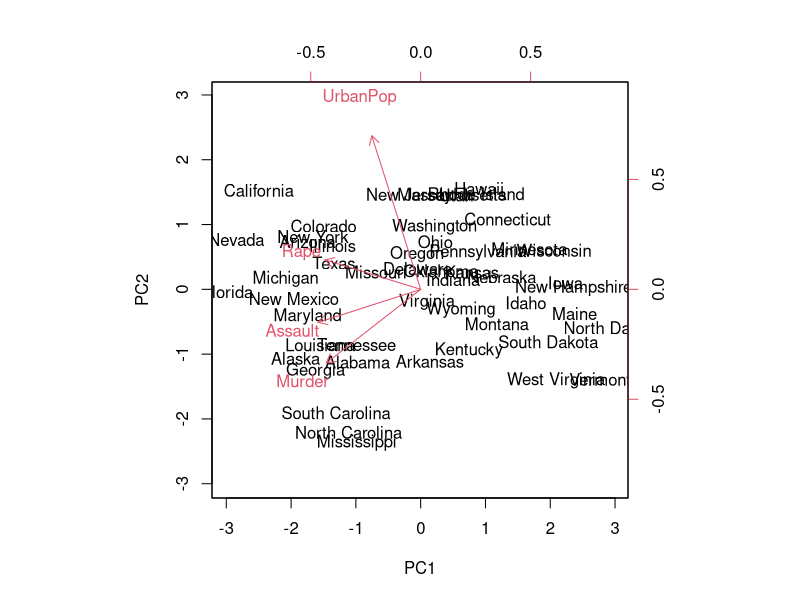
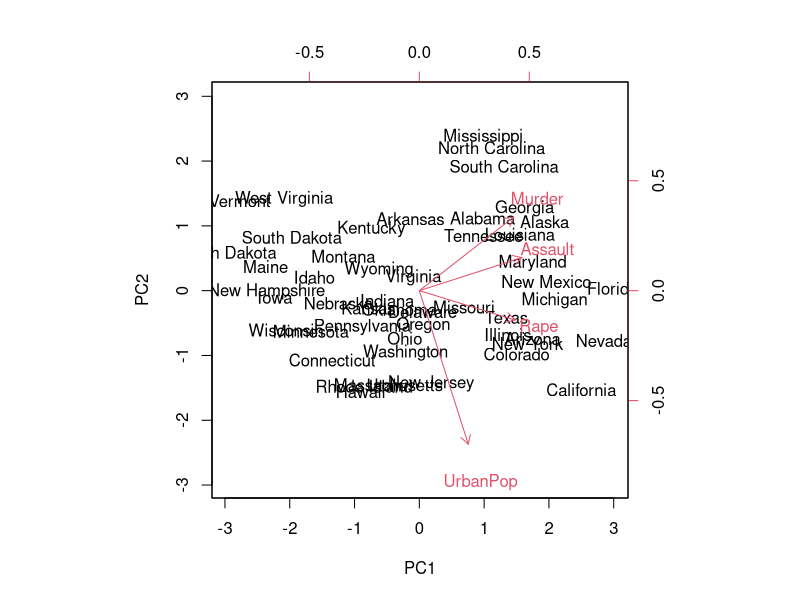
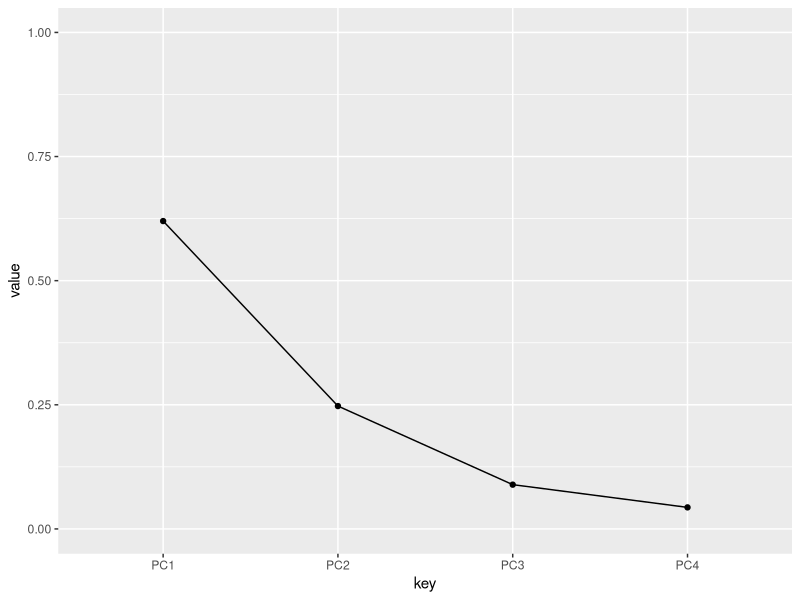
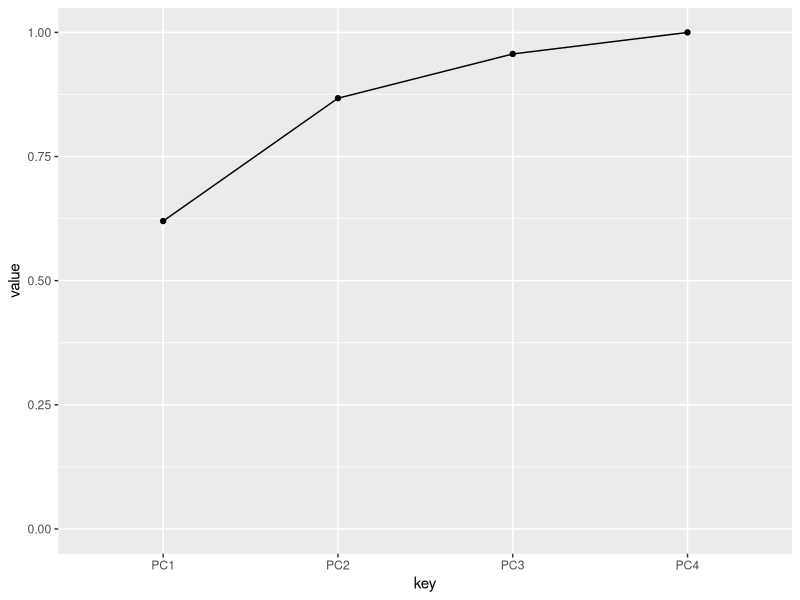
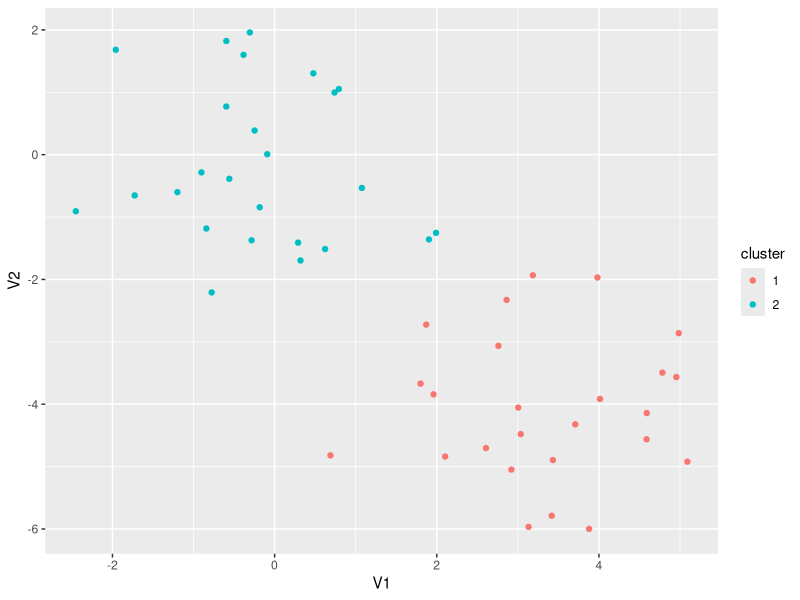
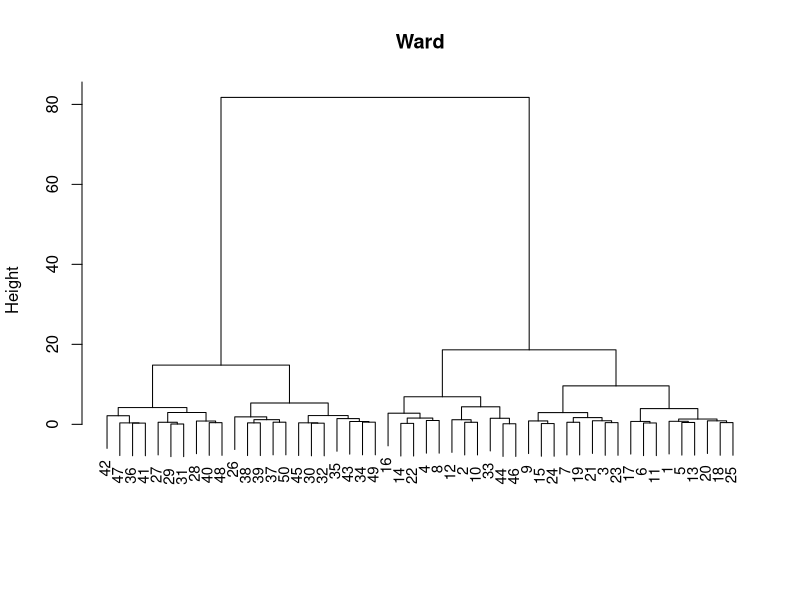
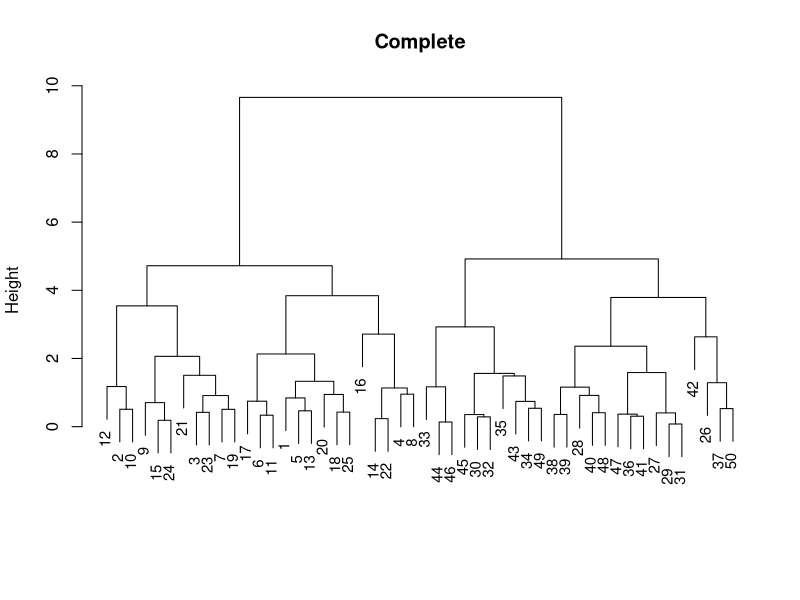
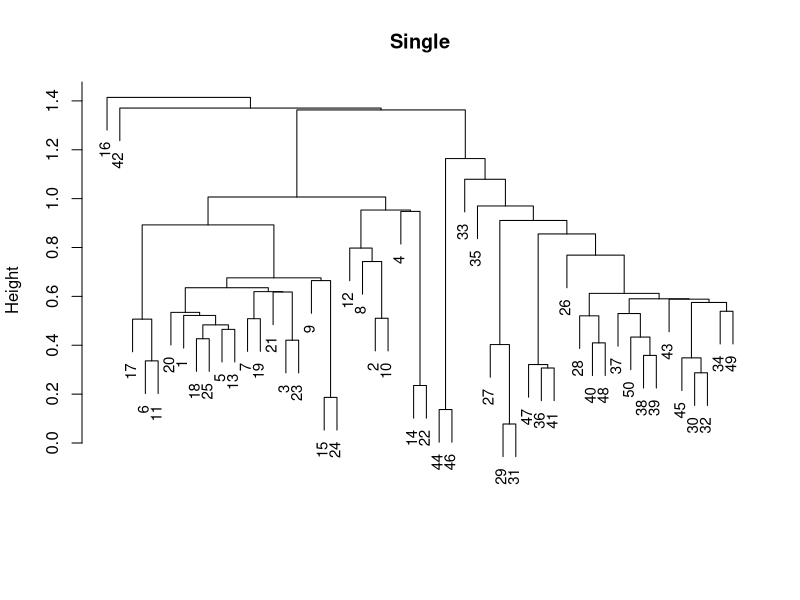

R code for these plots, in order:
## ---- chunk 1
knitr::opts_chunk$set(echo = TRUE)
## ---- chunk 2
library(dplyr)
library(ggplot2)
## ---- chunk 3
USArrests %>% as_tibble(rownames = "states")
class(USArrests)
## ---- chunk 4
pr.out <- prcomp(USArrests, scale = TRUE)
## ---- chunk 5
prcomp(~ Murder + Assault + UrbanPop, USArrests, scale = TRUE)
## ---- chunk 6
pr.out$rotation

#第一主成分のloading vectorだけを取得する
pr.out$rotation[,1]
## ---- chunk 7
pr.out$x %>% as_tibble(rownames = "states")

#理屈どおりか確認
#元データとloading vectorからscoreを再現できる
#下の計算がpro.out$x[1,1]と一致する
alabama.scaled <- (USArrests[1,] - pr.out$center) / pr.out$scale
sum(alabama.scaled * pr.out$rotation[,1]) 
## ---- chunk 8
biplot(pr.out, scale = 0)

#loading vectorの正負を反転させてもOK
pr.out$rotation <- - pr.out$rotation
pr.out$x <- - pr.out$x
biplot(pr.out, scale = 0)
## ---- chunk 9
#scree plot
pve <- pr.out$x %>% as_tibble %>% 
  summarise_all(var) %>% 
  tidyr::gather(key, value) %>% 
  mutate(value = value / sum(value))  

pve %>%
  ggplot(aes(key, value)) + geom_line(aes(group = 1)) + geom_point() + ylim(0,1)

pve %>% 
  mutate(value = cumsum(value)) %>% 
  ggplot(aes(key, value)) + geom_line(aes(group = 1)) + geom_point() + ylim(0,1)
## ---- chunk 10
library(dplyr)
library(ggplot2)
## ---- chunk 11
set.seed(2)
x <- matrix(rnorm(50*2), ncol = 2)
#first 25 observations are under different distribution
x[1:25, 1] <- x[1:25, 1] + 3
x[1:25, 2] <- x[1:25, 2] - 4
## ---- chunk 12
km.out <- kmeans(x, 2, nstart = 20)
## ---- chunk 13
km.out$cluster
x %>%
  as_tibble %>%
  mutate(cluster = km.out$cluster %>% factor) %>%
  ggplot(aes(V1, V2)) + geom_point(aes(color = cluster)) 
km.out
## ---- chunk 14
x.dist <- dist(x)
## ---- chunk 15
hc.ward <- hclust(x.dist, method = "ward.D")
hc.complete <- hclust(x.dist, method = "complete")
hc.single <- hclust(x.dist, method = "single")
hc.average <- hclust(x.dist, method = "average")
## ---- chunk 16
plot(hc.ward, main = "Ward", xlab = "", sub = "", cex = .9)
plot(hc.complete, main = "Complete", xlab = "", sub = "", cex = .9)
plot(hc.single, main = "Single", xlab = "", sub = "", cex = .9)
plot(hc.average, main = "Average", xlab = "", sub = "", cex = .9)
## ---- chunk 17
cutree(hc.ward, k = 2)
cutree(hc.ward, h = 20)
## ---- chunk 18
colSums(matrix(cutree(hc.ward, k = 2) , ncol = 2) == c(rep(1,25), rep(2,25)))
colSums(matrix(cutree(hc.complete, k = 2) , ncol = 2) == c(rep(1,25), rep(2,25)))
colSums(matrix(cutree(hc.single, k = 2) , ncol = 2) == c(rep(1,25), rep(2,25)))
colSums(matrix(cutree(hc.average, k = 2) , ncol = 2) == c(rep(1,25), rep(2,25)))
## ---- chunk 19
as_tibble(x) %>%
  mutate(
    actlabel = c(rep(1,25), rep(2,25)) %>% factor,
    hclust.ward = cutree(hc.ward, k = 2) %>% factor
  ) %>%
  ggplot(aes(V1, V2)) +
    geom_point(aes(color = actlabel, shape = hclust.ward)) 
## ---- chunk 20
hc.ward.scaled <- x %>% scale %>% dist %>% hclust(method = "ward.D") 
plot(hc.ward.scaled)
colSums(matrix(cutree(hc.ward.scaled, k = 2) , ncol = 2) == c(rep(1,25), rep(2,25)))
## ---- chunk 21
x <- matrix(rnorm(30*3), ncol = 3)
dd <- as.dist(1 - cor(t(x)))
plot(hclust(dd, method = "complete"), main = "Complete Linkage with Correlation-Based Distance", xlab = "", sub = "")
